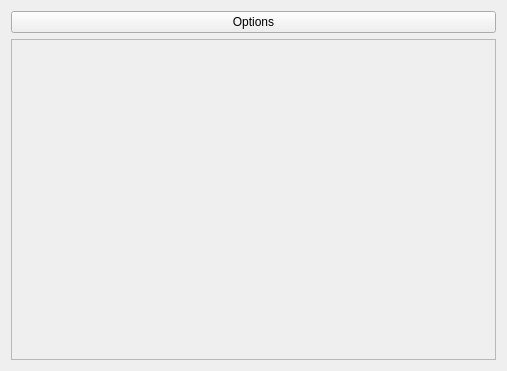
<?xml version="1.0" encoding="UTF-8"?>
<ui version="4.0">
 <class>Widget</class>
 <widget class="QWidget" name="Widget">
  <property name="geometry">
   <rect>
    <x>0</x>
    <y>0</y>
    <width>507</width>
    <height>371</height>
   </rect>
  </property>
  <property name="windowTitle">
   <string>Widget</string>
  </property>
  <layout class="QVBoxLayout" name="verticalLayout">
   <item>
    <widget class="QPushButton" name="optionspushButton">
     <property name="text">
      <string>Options</string>
     </property>
    </widget>
   </item>
   <item>
    <widget class="QScrollArea" name="scrollArea">
     <property name="widgetResizable">
      <bool>true</bool>
     </property>
     <widget class="QWidget" name="scrollAreaWidgetContents">
      <property name="geometry">
       <rect>
        <x>0</x>
        <y>0</y>
        <width>487</width>
        <height>320</height>
       </rect>
      </property>
     </widget>
    </widget>
   </item>
  </layout>
 </widget>
 <layoutdefault spacing="6" margin="11"/>
 <resources/>
 <connections/>
</ui>
